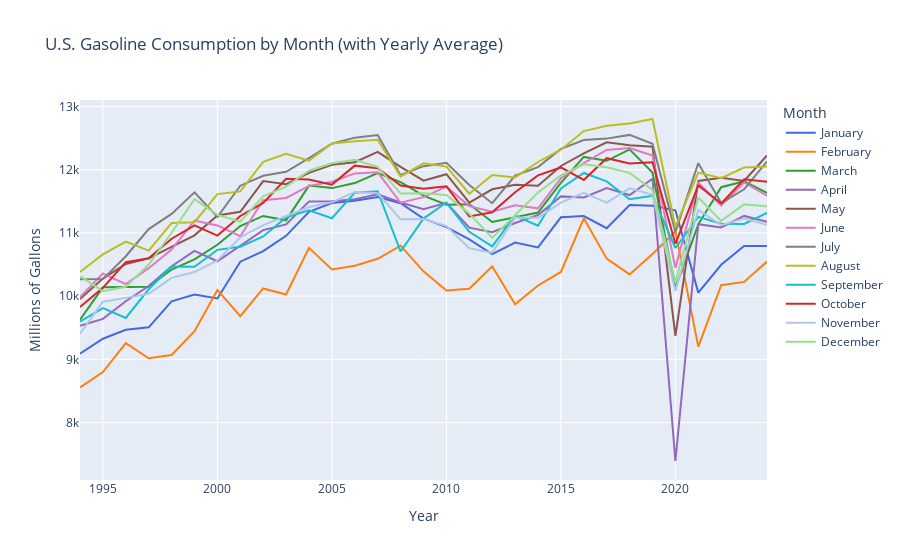

Here is the notebook cell this chart was saved with:
### Code cell
''' Create a line plot to visualize U.S. gasoline consumption by month with yearly average '''

# Ensure months are in proper calendar order
month_order = [
    "January", "February", "March", "April", "May", "June",
    "July", "August", "September", "October", "November", "December"
]

# Create Month column from the date
consumption["Month"] = consumption["Date"].dt.month_name()

# Convert to ordered categorical for proper plotting
consumption["Month"] = pd.Categorical(
    consumption["Month"],
    categories=month_order,
    ordered=True
)

# Now you can safely plot
fig = px.line(
    consumption,
    x="Year",
    y="Gasoline_Consumption(Millions of Gallons)",
    color="Month",
    title="U.S. Gasoline Consumption by Month (with Yearly Average)",
    labels={
        "Gasoline_Consumption(Millions of Gallons)": "Millions of Gallons"
    },
    category_orders={"Month": month_order},
    color_discrete_sequence=[
    colors["consumption"], "#FF7F0E", "#2CA02C", "#9467BD",
    "#8C564B", "#E377C2", "#7F7F7F", "#BCBD22", "#17BECF",
    "#D62728", "#AEC7E8", "#98DF8A"
]
)

fig.show()

### Figure 1 — Plotly figure (JSON) as saved in the notebook; plotly's stock layout.template omitted (floating-point values rounded to 4 significant figures)
{"data": [{"hovertemplate": "Month=January<br>Year=%{x}<br>Millions of Gallons=%{y}<extra></extra>", "legendgroup": "January", "line": {"color": "royalblue", "dash": "solid"}, "marker": {"symbol": "circle"}, "mode": "lines", "name": "January", "orientation": "v", "showlegend": true, "type": "scatter", "x": [1994, 1995, 1996, 1997, 1998, 1999, 2000, 2001, 2002, 2003, 2004, 2005, 2006, 2007, 2008, 2009, 2010, 2011, 2012, 2013, 2014, 2015, 2016, 2017, 2018, 2019, 2020, 2021, 2022, 2023, 2024], "xaxis": "x", "y": [9088.0, 9326.0, 9467.0, 9506.0, 9918.0, 10030.0, 9964.0, 10550.0, 10710.0, 10950.0, 11330.0, 11470.0, 11510.0, 11570.0, 11470.0, 11230.0, 11090.0, 10900.0, 10660.0, 10850.0, 10770.0, 11250.0, 11270.0, 11080.0, 11440.0, 11430.0, 11360.0, 10060.0, 10500.0, 10790.0, 10790.0], "yaxis": "y"}, {"hovertemplate": "Month=February<br>Year=%{x}<br>Millions of Gallons=%{y}<extra></extra>", "legendgroup": "February", "line": {"color": "#FF7F0E", "dash": "solid"}, "marker": {"symbol": "circle"}, "mode": "lines", "name": "February", "orientation": "v", "showlegend": true, "type": "scatter", "x": [1994, 1995, 1996, 1997, 1998, 1999, 2000, 2001, 2002, 2003, 2004, 2005, 2006, 2007, 2008, 2009, 2010, 2011, 2012, 2013, 2014, 2015, 2016, 2017, 2018, 2019, 2020, 2021, 2022, 2023, 2024], "xaxis": "x", "y": [8555.0, 8797.0, 9256.0, 9017.0, 9068.0, 9444.0, 10100.0, 9683.0, 10120.0, 10030.0, 10760.0, 10420.0, 10480.0, 10590.0, 10800.0, 10390.0, 10090.0, 10120.0, 10470.0, 9873.0, 10170.0, 10380.0, 11230.0, 10590.0, 10340.0, 10670.0, 11020.0, 9201.0, 10170.0, 10230.0, 10550.0], "yaxis": "y"}, {"hovertemplate": "Month=March<br>Year=%{x}<br>Millions of Gallons=%{y}<extra></extra>", "legendgroup": "March", "line": {"color": "#2CA02C", "dash": "solid"}, "marker": {"symbol": "circle"}, "mode": "lines", "name": "March", "orientation": "v", "showlegend": true, "type": "scatter", "x": [1994, 1995, 1996, 1997, 1998, 1999, 2000, 2001, 2002, 2003, 2004, 2005, 2006, 2007, 2008, 2009, 2010, 2011, 2012, 2013, 2014, 2015, 2016, 2017, 2018, 2019, 2020, 2021, 2022, 2023, 2024], "xaxis": "x", "y": [9628.0, 10140.0, 10150.0, 10150.0, 10420.0, 10580.0, 10810.0, 11110.0, 11270.0, 11200.0, 11750.0, 11710.0, 11790.0, 11950.0, 11800.0, 11590.0, 11450.0, 11460.0, 11170.0, 11250.0, 11320.0, 11790.0, 12200.0, 12140.0, 12320.0, 11960.0, 10130.0, 11140.0, 11720.0, 11820.0, 11640.0], "yaxis": "y"}, {"hovertemplate": "Month=April<br>Year=%{x}<br>Millions of Gallons=%{y}<extra></extra>", "legendgroup": "April", "line": {"color": "#9467BD", "dash": "solid"}, "marker": {"symbol": "circle"}, "mode": "lines", "name": "April", "orientation": "v", "showlegend": true, "type": "scatter", "x": [1994, 1995, 1996, 1997, 1998, 1999, 2000, 2001, 2002, 2003, 2004, 2005, 2006, 2007, 2008, 2009, 2010, 2011, 2012, 2013, 2014, 2015, 2016, 2017, 2018, 2019, 2020, 2021, 2022, 2023, 2024], "xaxis": "x", "y": [9530.0, 9641.0, 9920.0, 10160.0, 10470.0, 10720.0, 10550.0, 10800.0, 11040.0, 11140.0, 11500.0, 11500.0, 11530.0, 11610.0, 11480.0, 11380.0, 11480.0, 11080.0, 11010.0, 11160.0, 11280.0, 11580.0, 11560.0, 11710.0, 11600.0, 11860.0, 7391.0, 11140.0, 11090.0, 11270.0, 11180.0], "yaxis": "y"}, {"hovertemplate": "Month=May<br>Year=%{x}<br>Millions of Gallons=%{y}<extra></extra>", "legendgroup": "May", "line": {"color": "#8C564B", "dash": "solid"}, "marker": {"symbol": "circle"}, "mode": "lines", "name": "May", "orientation": "v", "showlegend": true, "type": "scatter", "x": [1994, 1995, 1996, 1997, 1998, 1999, 2000, 2001, 2002, 2003, 2004, 2005, 2006, 2007, 2008, 2009, 2010, 2011, 2012, 2013, 2014, 2015, 2016, 2017, 2018, 2019, 2020, 2021, 2022, 2023, 2024], "xaxis": "x", "y": [9953.0, 10280.0, 10510.0, 10600.0, 10780.0, 10960.0, 11280.0, 11340.0, 11820.0, 11770.0, 11950.0, 12080.0, 12120.0, 12280.0, 12040.0, 11830.0, 11930.0, 11480.0, 11690.0, 11760.0, 11750.0, 12060.0, 12260.0, 12430.0, 12390.0, 12370.0, 9372.0, 11820.0, 11870.0, 11820.0, 12230.0], "yaxis": "y"}, {"hovertemplate": "Month=June<br>Year=%{x}<br>Millions of Gallons=%{y}<extra></extra>", "legendgroup": "June", "line": {"color": "#E377C2", "dash": "solid"}, "marker": {"symbol": "circle"}, "mode": "lines", "name": "June", "orientation": "v", "showlegend": true, "type": "scatter", "x": [1994, 1995, 1996, 1997, 1998, 1999, 2000, 2001, 2002, 2003, 2004, 2005, 2006, 2007, 2008, 2009, 2010, 2011, 2012, 2013, 2014, 2015, 2016, 2017, 2018, 2019, 2020, 2021, 2022, 2023, 2024], "xaxis": "x", "y": [9982.0, 10360.0, 10190.0, 10440.0, 10740.0, 11200.0, 11120.0, 10950.0, 11520.0, 11550.0, 11750.0, 11810.0, 11940.0, 11960.0, 11480.0, 11570.0, 11730.0, 11420.0, 11330.0, 11440.0, 11390.0, 11870.0, 12110.0, 12310.0, 12340.0, 12230.0, 10450.0, 11800.0, 11430.0, 11800.0, 11590.0], "yaxis": "y"}, {"hovertemplate": "Month=July<br>Year=%{x}<br>Millions of Gallons=%{y}<extra></extra>", "legendgroup": "July", "line": {"color": "#7F7F7F", "dash": "solid"}, "marker": {"symbol": "circle"}, "mode": "lines", "name": "July", "orientation": "v", "showlegend": true, "type": "scatter", "x": [1994, 1995, 1996, 1997, 1998, 1999, 2000, 2001, 2002, 2003, 2004, 2005, 2006, 2007, 2008, 2009, 2010, 2011, 2012, 2013, 2014, 2015, 2016, 2017, 2018, 2019, 2020, 2021, 2022, 2023, 2024], "xaxis": "x", "y": [10270.0, 10270.0, 10630.0, 11060.0, 11300.0, 11640.0, 11250.0, 11750.0, 11900.0, 11970.0, 12180.0, 12410.0, 12510.0, 12550.0, 11910.0, 12060.0, 12110.0, 11760.0, 11470.0, 11910.0, 12040.0, 12330.0, 12470.0, 12490.0, 12550.0, 12410.0, 11020.0, 12100.0, 11470.0, 11690.0, 12130.0], "yaxis": "y"}, {"hovertemplate": "Month=August<br>Year=%{x}<br>Millions of Gallons=%{y}<extra></extra>", "legendgroup": "August", "line": {"color": "#BCBD22", "dash": "solid"}, "marker": {"symbol": "circle"}, "mode": "lines", "name": "August", "orientation": "v", "showlegend": true, "type": "scatter", "x": [1994, 1995, 1996, 1997, 1998, 1999, 2000, 2001, 2002, 2003, 2004, 2005, 2006, 2007, 2008, 2009, 2010, 2011, 2012, 2013, 2014, 2015, 2016, 2017, 2018, 2019, 2020, 2021, 2022, 2023, 2024], "xaxis": "x", "y": [10380.0, 10660.0, 10860.0, 10720.0, 11160.0, 11170.0, 11610.0, 11660.0, 12120.0, 12250.0, 12140.0, 12420.0, 12450.0, 12480.0, 11890.0, 12100.0, 12050.0, 11620.0, 11920.0, 11880.0, 12120.0, 12320.0, 12610.0, 12700.0, 12730.0, 12800.0, 11100.0, 11960.0, 11870.0, 12040.0, 12050.0], "yaxis": "y"}, {"hovertemplate": "Month=September<br>Year=%{x}<br>Millions of Gallons=%{y}<extra></extra>", "legendgroup": "September", "line": {"color": "#17BECF", "dash": "solid"}, "marker": {"symbol": "circle"}, "mode": "lines", "name": "September", "orientation": "v", "showlegend": true, "type": "scatter", "x": [1994, 1995, 1996, 1997, 1998, 1999, 2000, 2001, 2002, 2003, 2004, 2005, 2006, 2007, 2008, 2009, 2010, 2011, 2012, 2013, 2014, 2015, 2016, 2017, 2018, 2019, 2020, 2021, 2022, 2023, 2024], "xaxis": "x", "y": [9595.0, 9810.0, 9654.0, 10110.0, 10470.0, 10460.0, 10730.0, 10780.0, 10950.0, 11250.0, 11360.0, 11230.0, 11640.0, 11660.0, 10710.0, 11230.0, 11480.0, 11020.0, 10790.0, 11270.0, 11120.0, 11700.0, 11950.0, 11820.0, 11530.0, 11590.0, 10760.0, 11250.0, 11150.0, 11140.0, 11320.0], "yaxis": "y"}, {"hovertemplate": "Month=October<br>Year=%{x}<br>Millions of Gallons=%{y}<extra></extra>", "legendgroup": "October", "line": {"color": "#D62728", "dash": "solid"}, "marker": {"symbol": "circle"}, "mode": "lines", "name": "October", "orientation": "v", "showlegend": true, "type": "scatter", "x": [1994, 1995, 1996, 1997, 1998, 1999, 2000, 2001, 2002, 2003, 2004, 2005, 2006, 2007, 2008, 2009, 2010, 2011, 2012, 2013, 2014, 2015, 2016, 2017, 2018, 2019, 2020, 2021, 2022, 2023, 2024], "xaxis": "x", "y": [9827.0, 10130.0, 10540.0, 10600.0, 10910.0, 11120.0, 10960.0, 11270.0, 11480.0, 11860.0, 11840.0, 11770.0, 12070.0, 12030.0, 11750.0, 11700.0, 11740.0, 11260.0, 11330.0, 11640.0, 11910.0, 12040.0, 11840.0, 12180.0, 12100.0, 12120.0, 10830.0, 11750.0, 11470.0, 11850.0, 11810.0], "yaxis": "y"}, {"hovertemplate": "Month=November<br>Year=%{x}<br>Millions of Gallons=%{y}<extra></extra>", "legendgroup": "November", "line": {"color": "#AEC7E8", "dash": "solid"}, "marker": {"symbol": "circle"}, "mode": "lines", "name": "November", "orientation": "v", "showlegend": true, "type": "scatter", "x": [1994, 1995, 1996, 1997, 1998, 1999, 2000, 2001, 2002, 2003, 2004, 2005, 2006, 2007, 2008, 2009, 2010, 2011, 2012, 2013, 2014, 2015, 2016, 2017, 2018, 2019, 2020, 2021, 2022, 2023, 2024], "xaxis": "x", "y": [9405.0, 9911.0, 9972.0, 10040.0, 10290.0, 10380.0, 10560.0, 10930.0, 11120.0, 11270.0, 11410.0, 11480.0, 11650.0, 11630.0, 11220.0, 11220.0, 11110.0, 10760.0, 10690.0, 11240.0, 11240.0, 11480.0, 11630.0, 11480.0, 11710.0, 11600.0, 10080.0, 11370.0, 11120.0, 11230.0, 11130.0], "yaxis": "y"}, {"hovertemplate": "Month=December<br>Year=%{x}<br>Millions of Gallons=%{y}<extra></extra>", "legendgroup": "December", "line": {"color": "#98DF8A", "dash": "solid"}, "marker": {"symbol": "circle"}, "mode": "lines", "name": "December", "orientation": "v", "showlegend": true, "type": "scatter", "x": [1994, 1995, 1996, 1997, 1998, 1999, 2000, 2001, 2002, 2003, 2004, 2005, 2006, 2007, 2008, 2009, 2010, 2011, 2012, 2013, 2014, 2015, 2016, 2017, 2018, 2019, 2020, 2021, 2022, 2023, 2024], "xaxis": "x", "y": [10320.0, 10080.0, 10150.0, 10500.0, 11000.0, 11530.0, 11290.0, 11180.0, 11580.0, 11730.0, 11990.0, 12100.0, 12160.0, 12040.0, 11620.0, 11630.0, 11600.0, 11310.0, 10920.0, 11290.0, 11640.0, 11910.0, 12090.0, 12040.0, 11950.0, 11680.0, 10230.0, 11560.0, 11190.0, 11450.0, 11420.0], "yaxis": "y"}], "layout": {"legend": {"title": {"text": "Month"}, "tracegroupgap": 0}, "title": {"text": "U.S. Gasoline Consumption by Month (with Yearly Average)"}, "xaxis": {"anchor": "y", "domain": [0, 1], "title": {"text": "Year"}}, "yaxis": {"anchor": "x", "domain": [0, 1], "title": {"text": "Millions of Gallons"}}}}
